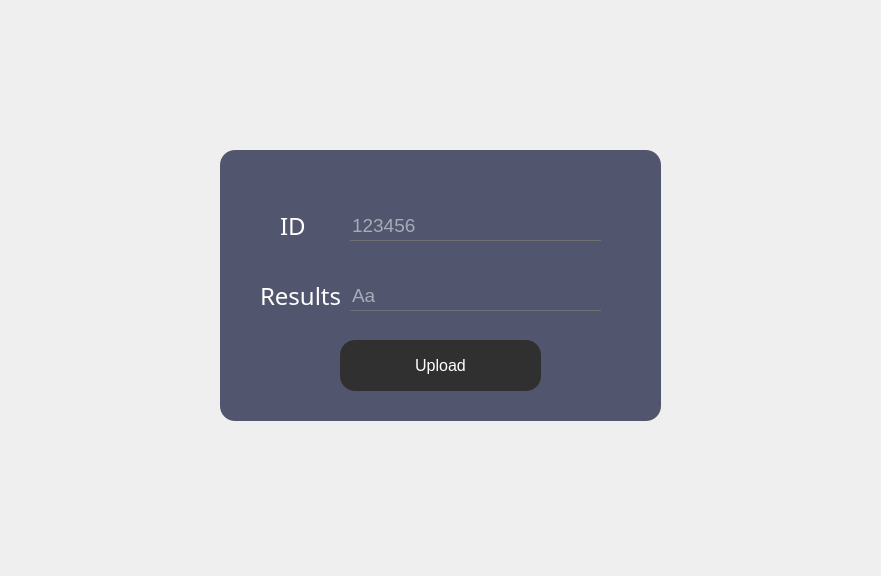
<?xml version="1.0" encoding="UTF-8"?>
<ui version="4.0">
 <class>results</class>
 <widget class="QDialog" name="results">
  <property name="geometry">
   <rect>
    <x>0</x>
    <y>0</y>
    <width>881</width>
    <height>576</height>
   </rect>
  </property>
  <property name="windowTitle">
   <string>Dialog</string>
  </property>
  <property name="styleSheet">
   <string notr="true">*{
    background:url(C:/Users/MAHOX/OneDrive/Desktop/Images_projet/HMR.jpg) ;
}</string>
  </property>
  <widget class="QFrame" name="UPLD">
   <property name="geometry">
    <rect>
     <x>220</x>
     <y>150</y>
     <width>441</width>
     <height>271</height>
    </rect>
   </property>
   <property name="styleSheet">
    <string notr="true">QFrame
{
	background:#51556e;
    border-radius:15px;
}</string>
   </property>
   <property name="frameShape">
    <enum>QFrame::StyledPanel</enum>
   </property>
   <property name="frameShadow">
    <enum>QFrame::Raised</enum>
   </property>
   <widget class="QLabel" name="label_8">
    <property name="geometry">
     <rect>
      <x>490</x>
      <y>350</y>
      <width>231</width>
      <height>171</height>
     </rect>
    </property>
    <property name="text">
     <string/>
    </property>
    <property name="pixmap">
     <pixmap>D:/QTprojet/smart court.png</pixmap>
    </property>
    <property name="scaledContents">
     <bool>true</bool>
    </property>
   </widget>
   <widget class="QLineEdit" name="Lid_save">
    <property name="geometry">
     <rect>
      <x>130</x>
      <y>60</y>
      <width>251</width>
      <height>31</height>
     </rect>
    </property>
    <property name="font">
     <font>
      <pointsize>14</pointsize>
     </font>
    </property>
    <property name="acceptDrops">
     <bool>true</bool>
    </property>
    <property name="styleSheet">
     <string notr="true">*{
background:transparent;
border:none;
color:white;
border-bottom:1px solid #717072;
}</string>
    </property>
    <property name="inputMask">
     <string/>
    </property>
    <property name="text">
     <string/>
    </property>
    <property name="maxLength">
     <number>32767</number>
    </property>
    <property name="echoMode">
     <enum>QLineEdit::Normal</enum>
    </property>
    <property name="placeholderText">
     <string>123456</string>
    </property>
   </widget>
   <widget class="QLabel" name="idsave">
    <property name="geometry">
     <rect>
      <x>60</x>
      <y>50</y>
      <width>41</width>
      <height>51</height>
     </rect>
    </property>
    <property name="styleSheet">
     <string notr="true">*{
    font-family:century gothic;
    font-size:24px;
	color:white;
}

</string>
    </property>
    <property name="text">
     <string>ID</string>
    </property>
   </widget>
   <widget class="QPushButton" name="UPLOAD">
    <property name="geometry">
     <rect>
      <x>120</x>
      <y>190</y>
      <width>201</width>
      <height>51</height>
     </rect>
    </property>
    <property name="font">
     <font>
      <pointsize>12</pointsize>
     </font>
    </property>
    <property name="styleSheet">
     <string notr="true">*{
color:white;
border-radius: 15px;
background:#303030;
}

*:hover
{
	color:#303030;
	border-radius:15px;
	background:white
}</string>
    </property>
    <property name="text">
     <string>Upload</string>
    </property>
    <property name="icon">
     <iconset>
      <normaloff>../../Images_projet/upload.png</normaloff>../../Images_projet/upload.png</iconset>
    </property>
    <property name="iconSize">
     <size>
      <width>80</width>
      <height>25</height>
     </size>
    </property>
   </widget>
   <widget class="QLineEdit" name="L_results">
    <property name="geometry">
     <rect>
      <x>130</x>
      <y>130</y>
      <width>251</width>
      <height>31</height>
     </rect>
    </property>
    <property name="font">
     <font>
      <pointsize>14</pointsize>
     </font>
    </property>
    <property name="acceptDrops">
     <bool>true</bool>
    </property>
    <property name="styleSheet">
     <string notr="true">*{
background:transparent;
border:none;
color:white;
border-bottom:1px solid #717072;
}</string>
    </property>
    <property name="inputMask">
     <string/>
    </property>
    <property name="text">
     <string/>
    </property>
    <property name="maxLength">
     <number>32767</number>
    </property>
    <property name="echoMode">
     <enum>QLineEdit::Normal</enum>
    </property>
    <property name="placeholderText">
     <string>Aa</string>
    </property>
   </widget>
   <widget class="QLabel" name="results_2">
    <property name="geometry">
     <rect>
      <x>40</x>
      <y>120</y>
      <width>91</width>
      <height>51</height>
     </rect>
    </property>
    <property name="styleSheet">
     <string notr="true">*{
    font-family:century gothic;
    font-size:24px;
	color:white;
}

</string>
    </property>
    <property name="text">
     <string>Results</string>
    </property>
   </widget>
   <zorder>label_8</zorder>
   <zorder>idsave</zorder>
   <zorder>Lid_save</zorder>
   <zorder>UPLOAD</zorder>
   <zorder>L_results</zorder>
   <zorder>results_2</zorder>
  </widget>
 </widget>
 <resources/>
 <connections/>
</ui>
